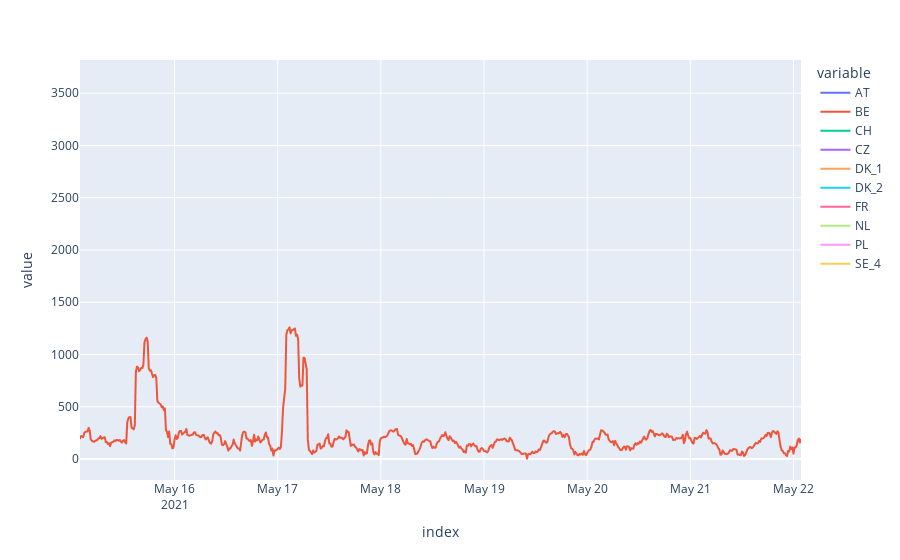

The notebook cell this image was saved under:
### Code cell
fig = px.line(df)
fig.show()

### Figure 1 — Plotly figure (JSON) as saved in the notebook; plotly's stock layout.template omitted (floating-point values rounded to 4 significant figures; data arrays with more than 128 entries replaced by an {"elided": "..."} marker saying what was removed)
{"data": [{"hovertemplate": "variable=AT<br>index=%{x}<br>value=%{y}<extra></extra>", "legendgroup": "AT", "line": {"color": "#636efa", "dash": "solid"}, "mode": "lines", "name": "AT", "showlegend": true, "type": "scattergl", "x": {"elided": "672 str values"}, "xaxis": "x", "y": {"elided": "672 int values"}, "yaxis": "y"}, {"hovertemplate": "variable=BE<br>index=%{x}<br>value=%{y}<extra></extra>", "legendgroup": "BE", "line": {"color": "#EF553B", "dash": "solid"}, "mode": "lines", "name": "BE", "showlegend": true, "type": "scattergl", "x": {"elided": "672 str values"}, "xaxis": "x", "y": {"elided": "672 int values"}, "yaxis": "y"}, {"hovertemplate": "variable=CH<br>index=%{x}<br>value=%{y}<extra></extra>", "legendgroup": "CH", "line": {"color": "#00cc96", "dash": "solid"}, "mode": "lines", "name": "CH", "showlegend": true, "type": "scattergl", "x": {"elided": "672 str values"}, "xaxis": "x", "y": {"elided": "672 int values"}, "yaxis": "y"}, {"hovertemplate": "variable=CZ<br>index=%{x}<br>value=%{y}<extra></extra>", "legendgroup": "CZ", "line": {"color": "#ab63fa", "dash": "solid"}, "mode": "lines", "name": "CZ", "showlegend": true, "type": "scattergl", "x": {"elided": "672 str values"}, "xaxis": "x", "y": {"elided": "672 int values"}, "yaxis": "y"}, {"hovertemplate": "variable=DK_1<br>index=%{x}<br>value=%{y}<extra></extra>", "legendgroup": "DK_1", "line": {"color": "#FFA15A", "dash": "solid"}, "mode": "lines", "name": "DK_1", "showlegend": true, "type": "scattergl", "x": {"elided": "672 str values"}, "xaxis": "x", "y": {"elided": "672 int values"}, "yaxis": "y"}, {"hovertemplate": "variable=DK_2<br>index=%{x}<br>value=%{y}<extra></extra>", "legendgroup": "DK_2", "line": {"color": "#19d3f3", "dash": "solid"}, "mode": "lines", "name": "DK_2", "showlegend": true, "type": "scattergl", "x": {"elided": "672 str values"}, "xaxis": "x", "y": {"elided": "672 int values"}, "yaxis": "y"}, {"hovertemplate": "variable=FR<br>index=%{x}<br>value=%{y}<extra></extra>", "legendgroup": "FR", "line": {"color": "#FF6692", "dash": "solid"}, "mode": "lines", "name": "FR", "showlegend": true, "type": "scattergl", "x": {"elided": "672 str values"}, "xaxis": "x", "y": {"elided": "672 int values"}, "yaxis": "y"}, {"hovertemplate": "variable=NL<br>index=%{x}<br>value=%{y}<extra></extra>", "legendgroup": "NL", "line": {"color": "#B6E880", "dash": "solid"}, "mode": "lines", "name": "NL", "showlegend": true, "type": "scattergl", "x": {"elided": "672 str values"}, "xaxis": "x", "y": {"elided": "672 int values"}, "yaxis": "y"}, {"hovertemplate": "variable=PL<br>index=%{x}<br>value=%{y}<extra></extra>", "legendgroup": "PL", "line": {"color": "#FF97FF", "dash": "solid"}, "mode": "lines", "name": "PL", "showlegend": true, "type": "scattergl", "x": {"elided": "672 str values"}, "xaxis": "x", "y": {"elided": "672 int values"}, "yaxis": "y"}, {"hovertemplate": "variable=SE_4<br>index=%{x}<br>value=%{y}<extra></extra>", "legendgroup": "SE_4", "line": {"color": "#FECB52", "dash": "solid"}, "mode": "lines", "name": "SE_4", "showlegend": true, "type": "scattergl", "x": {"elided": "672 str values"}, "xaxis": "x", "y": {"elided": "672 int values"}, "yaxis": "y"}], "layout": {"legend": {"title": {"text": "variable"}, "tracegroupgap": 0}, "margin": {"t": 60}, "xaxis": {"anchor": "y", "domain": [0, 1], "title": {"text": "index"}}, "yaxis": {"anchor": "x", "domain": [0, 1], "title": {"text": "value"}}}}
